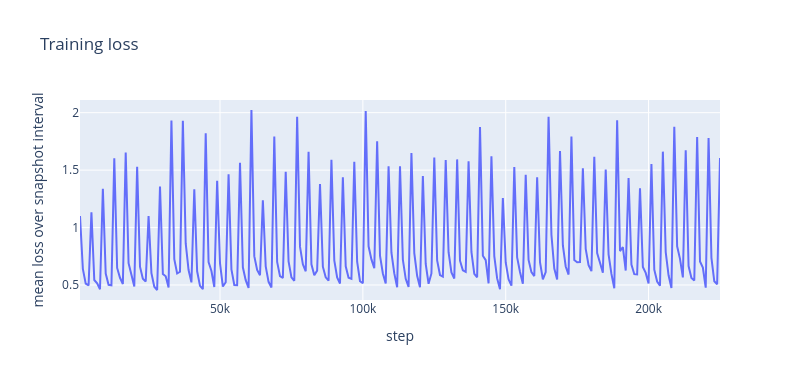
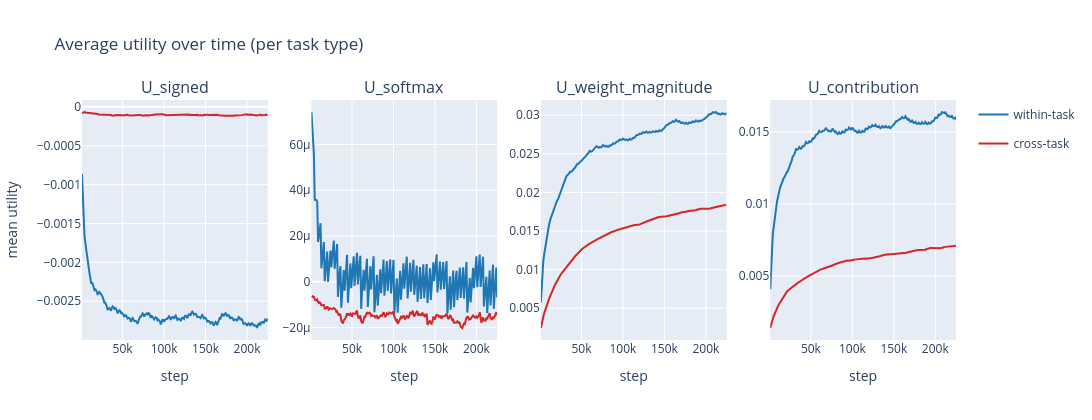
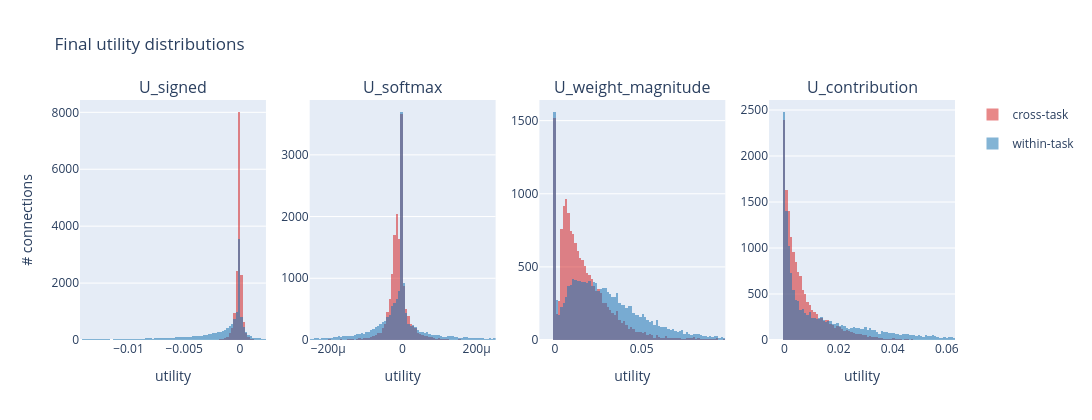
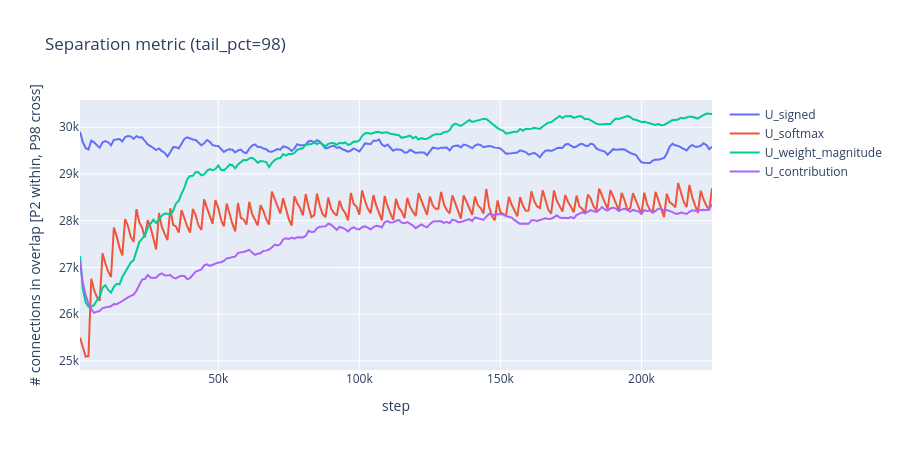

Source (notebook cell) for these figures, in order:
### Code cell
plot_loss_over_time(snaps)
plot_avg_utility_over_time(snaps)
plot_final_distributions(snaps)
plot_separation_metric(snaps);

### Figure 1 — Plotly figure (JSON) as saved in the notebook; plotly's stock layout.template omitted (floating-point values rounded to 4 significant figures; data arrays with more than 128 entries replaced by an {"elided": "..."} marker saying what was removed)
{"data": [{"mode": "lines", "name": "loss", "type": "scatter", "x": {"elided": "225 int values"}, "y": {"elided": "225 float values"}}], "layout": {"height": 380, "title": {"text": "Training loss"}, "width": 800, "xaxis": {"title": {"text": "step"}}, "yaxis": {"title": {"text": "mean loss over snapshot interval"}}}}

### Figure 2 — Plotly figure (JSON) as saved in the notebook; plotly's stock layout.template omitted (floating-point values rounded to 4 significant figures; data arrays with more than 128 entries replaced by an {"elided": "..."} marker saying what was removed)
{"data": [{"legendgroup": "within", "line": {"color": "#1f77b4"}, "mode": "lines", "name": "within-task", "showlegend": true, "type": "scatter", "x": {"elided": "225 int values"}, "xaxis": "x", "y": {"elided": "225 float values"}, "yaxis": "y"}, {"legendgroup": "cross", "line": {"color": "#d62728"}, "mode": "lines", "name": "cross-task", "showlegend": true, "type": "scatter", "x": {"elided": "225 int values"}, "xaxis": "x", "y": {"elided": "225 float values"}, "yaxis": "y"}, {"legendgroup": "within", "line": {"color": "#1f77b4"}, "mode": "lines", "name": "within-task", "showlegend": false, "type": "scatter", "x": {"elided": "225 int values"}, "xaxis": "x2", "y": {"elided": "225 float values"}, "yaxis": "y2"}, {"legendgroup": "cross", "line": {"color": "#d62728"}, "mode": "lines", "name": "cross-task", "showlegend": false, "type": "scatter", "x": {"elided": "225 int values"}, "xaxis": "x2", "y": {"elided": "225 float values"}, "yaxis": "y2"}, {"legendgroup": "within", "line": {"color": "#1f77b4"}, "mode": "lines", "name": "within-task", "showlegend": false, "type": "scatter", "x": {"elided": "225 int values"}, "xaxis": "x3", "y": {"elided": "225 float values"}, "yaxis": "y3"}, {"legendgroup": "cross", "line": {"color": "#d62728"}, "mode": "lines", "name": "cross-task", "showlegend": false, "type": "scatter", "x": {"elided": "225 int values"}, "xaxis": "x3", "y": {"elided": "225 float values"}, "yaxis": "y3"}, {"legendgroup": "within", "line": {"color": "#1f77b4"}, "mode": "lines", "name": "within-task", "showlegend": false, "type": "scatter", "x": {"elided": "225 int values"}, "xaxis": "x4", "y": {"elided": "225 float values"}, "yaxis": "y4"}, {"legendgroup": "cross", "line": {"color": "#d62728"}, "mode": "lines", "name": "cross-task", "showlegend": false, "type": "scatter", "x": {"elided": "225 int values"}, "xaxis": "x4", "y": {"elided": "225 float values"}, "yaxis": "y4"}], "layout": {"annotations": [{"font": {"size": 16}, "showarrow": false, "text": "U_signed", "x": 0.1062, "xanchor": "center", "xref": "paper", "y": 1, "yanchor": "bottom", "yref": "paper"}, {"font": {"size": 16}, "showarrow": false, "text": "U_softmax", "x": 0.3688, "xanchor": "center", "xref": "paper", "y": 1, "yanchor": "bottom", "yref": "paper"}, {"font": {"size": 16}, "showarrow": false, "text": "U_weight_magnitude", "x": 0.6313, "xanchor": "center", "xref": "paper", "y": 1, "yanchor": "bottom", "yref": "paper"}, {"font": {"size": 16}, "showarrow": false, "text": "U_contribution", "x": 0.8938, "xanchor": "center", "xref": "paper", "y": 1, "yanchor": "bottom", "yref": "paper"}], "height": 420, "title": {"text": "Average utility over time (per task type)"}, "width": 1280, "xaxis": {"anchor": "y", "domain": [0, 0.2125], "title": {"text": "step"}}, "xaxis2": {"anchor": "y2", "domain": [0.2625, 0.475], "title": {"text": "step"}}, "xaxis3": {"anchor": "y3", "domain": [0.525, 0.7375], "title": {"text": "step"}}, "xaxis4": {"anchor": "y4", "domain": [0.7875, 1], "title": {"text": "step"}}, "yaxis": {"anchor": "x", "domain": [0, 1], "title": {"text": "mean utility"}}, "yaxis2": {"anchor": "x2", "domain": [0, 1]}, "yaxis3": {"anchor": "x3", "domain": [0, 1]}, "yaxis4": {"anchor": "x4", "domain": [0, 1]}}}

### Figure 3 — Plotly figure (JSON) as saved in the notebook; plotly's stock layout.template omitted (floating-point values rounded to 4 significant figures; data arrays with more than 128 entries replaced by an {"elided": "..."} marker saying what was removed)
{"data": [{"legendgroup": "cross", "marker": {"color": "#d62728"}, "name": "cross-task", "opacity": 0.55, "showlegend": true, "type": "histogram", "x": {"elided": "15680 float values"}, "xaxis": "x", "xbins": {"end": 0.002331, "size": 0.0002085, "start": -0.01435}, "yaxis": "y"}, {"legendgroup": "within", "marker": {"color": "#1f77b4"}, "name": "within-task", "opacity": 0.55, "showlegend": true, "type": "histogram", "x": {"elided": "15680 float values"}, "xaxis": "x", "xbins": {"end": 0.002331, "size": 0.0002085, "start": -0.01435}, "yaxis": "y"}, {"legendgroup": "cross", "marker": {"color": "#d62728"}, "name": "cross-task", "opacity": 0.55, "showlegend": false, "type": "histogram", "x": {"elided": "15680 float values"}, "xaxis": "x2", "xbins": {"end": 0.0002514, "size": 6.266e-06, "start": -0.0002499}, "yaxis": "y2"}, {"legendgroup": "within", "marker": {"color": "#1f77b4"}, "name": "within-task", "opacity": 0.55, "showlegend": false, "type": "histogram", "x": {"elided": "15680 float values"}, "xaxis": "x2", "xbins": {"end": 0.0002514, "size": 6.266e-06, "start": -0.0002499}, "yaxis": "y2"}, {"legendgroup": "cross", "marker": {"color": "#d62728"}, "name": "cross-task", "opacity": 0.55, "showlegend": false, "type": "histogram", "x": {"elided": "15680 float values"}, "xaxis": "x3", "xbins": {"end": 0.0982, "size": 0.001339, "start": -0.008928}, "yaxis": "y3"}, {"legendgroup": "within", "marker": {"color": "#1f77b4"}, "name": "within-task", "opacity": 0.55, "showlegend": false, "type": "histogram", "x": {"elided": "15680 float values"}, "xaxis": "x3", "xbins": {"end": 0.0982, "size": 0.001339, "start": -0.008928}, "yaxis": "y3"}, {"legendgroup": "cross", "marker": {"color": "#d62728"}, "name": "cross-task", "opacity": 0.55, "showlegend": false, "type": "histogram", "x": {"elided": "15680 float values"}, "xaxis": "x4", "xbins": {"end": 0.06303, "size": 0.0008595, "start": -0.00573}, "yaxis": "y4"}, {"legendgroup": "within", "marker": {"color": "#1f77b4"}, "name": "within-task", "opacity": 0.55, "showlegend": false, "type": "histogram", "x": {"elided": "15680 float values"}, "xaxis": "x4", "xbins": {"end": 0.06303, "size": 0.0008595, "start": -0.00573}, "yaxis": "y4"}], "layout": {"annotations": [{"font": {"size": 16}, "showarrow": false, "text": "U_signed", "x": 0.1062, "xanchor": "center", "xref": "paper", "y": 1, "yanchor": "bottom", "yref": "paper"}, {"font": {"size": 16}, "showarrow": false, "text": "U_softmax", "x": 0.3688, "xanchor": "center", "xref": "paper", "y": 1, "yanchor": "bottom", "yref": "paper"}, {"font": {"size": 16}, "showarrow": false, "text": "U_weight_magnitude", "x": 0.6313, "xanchor": "center", "xref": "paper", "y": 1, "yanchor": "bottom", "yref": "paper"}, {"font": {"size": 16}, "showarrow": false, "text": "U_contribution", "x": 0.8938, "xanchor": "center", "xref": "paper", "y": 1, "yanchor": "bottom", "yref": "paper"}], "barmode": "overlay", "height": 420, "title": {"text": "Final utility distributions"}, "width": 1280, "xaxis": {"anchor": "y", "domain": [0, 0.2125], "range": [-0.01435, 0.002331], "title": {"text": "utility"}}, "xaxis2": {"anchor": "y2", "domain": [0.2625, 0.475], "range": [-0.0002499, 0.0002514], "title": {"text": "utility"}}, "xaxis3": {"anchor": "y3", "domain": [0.525, 0.7375], "range": [-0.008928, 0.0982], "title": {"text": "utility"}}, "xaxis4": {"anchor": "y4", "domain": [0.7875, 1], "range": [-0.00573, 0.06303], "title": {"text": "utility"}}, "yaxis": {"anchor": "x", "domain": [0, 1], "title": {"text": "# connections"}}, "yaxis2": {"anchor": "x2", "domain": [0, 1]}, "yaxis3": {"anchor": "x3", "domain": [0, 1]}, "yaxis4": {"anchor": "x4", "domain": [0, 1]}}}

### Figure 4 — Plotly figure (JSON) as saved in the notebook; plotly's stock layout.template omitted (floating-point values rounded to 4 significant figures; data arrays with more than 128 entries replaced by an {"elided": "..."} marker saying what was removed)
{"data": [{"mode": "lines", "name": "U_signed", "type": "scatter", "x": {"elided": "225 int values"}, "y": {"elided": "225 int values"}}, {"mode": "lines", "name": "U_softmax", "type": "scatter", "x": {"elided": "225 int values"}, "y": {"elided": "225 int values"}}, {"mode": "lines", "name": "U_weight_magnitude", "type": "scatter", "x": {"elided": "225 int values"}, "y": {"elided": "225 int values"}}, {"mode": "lines", "name": "U_contribution", "type": "scatter", "x": {"elided": "225 int values"}, "y": {"elided": "225 int values"}}], "layout": {"height": 450, "title": {"text": "Separation metric (tail_pct=98)"}, "width": 900, "xaxis": {"title": {"text": "step"}}, "yaxis": {"title": {"text": "# connections in overlap [P2 within, P98 cross]"}}}}
